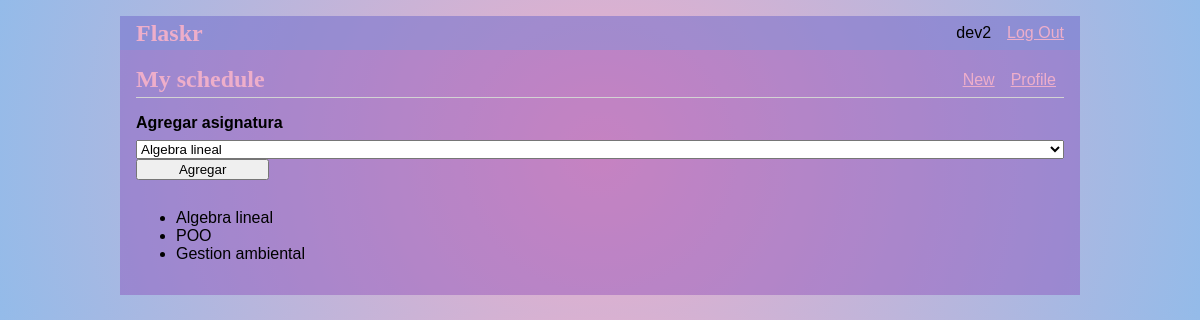
Page /schedule (signed in) on the committed database.
### tables this page shows
CREATE TABLE user (
  id INTEGER PRIMARY KEY,
  idtype INTEGER,
  username TEXT UNIQUE NOT NULL,
  password TEXT NOT NULL,
  rol_id INTEGER NOT NULL,
  FOREIGN KEY (rol_id) REFERENCES rol (id),
  FOREIGN KEY (idtype) REFERENCES id_type (id)
);

CREATE TABLE subject_ (
  id INTEGER PRIMARY KEY AUTOINCREMENT,
  name_s TEXT NOT NULL,
  professor_id INTEGER,
  room INTEGER,
  date_s WEEKDAY,
  time_s TIME,
  FOREIGN KEY (professor_id) REFERENCES user (id),
  FOREIGN KEY (room) REFERENCES room (id)
);

### flaskr/userspace.py (the view, shortened to what this page needs)
@bp.route('/schedule', methods=('GET', 'POST'))
@login_required
def schedule():
    db = get_db()
    subjects = db.execute(
        'SELECT id, name_s, professor_id FROM subject_'
    ).fetchall()
    user = g.user['id']
    print( user)
    schedules = db.execute(
        'SELECT s.name_s FROM subject_ s, schedule sch WHERE s.id = sch.id_subj AND sch.id_user = ?',
        (user,)
    ).fetchall()
    return render_template('userspace/schedule.html', subjects=subjects, schedules=schedules)

### flaskr/auth.py (called while the page is built)
@bp.before_app_request
def load_logged_in_user():
    user_id = session.get('user_id')
    if user_id is None:
        g.user = None
    else:
        g.user = get_db().execute(
            'SELECT * FROM user WHERE id = ?', (user_id,)
        ).fetchone()

def login_required(view):
    @functools.wraps(view)
    def wrapped_view(**kwargs):
        if g.user is None:
            return redirect(url_for('auth.login'))
        return view(**kwargs)
    return wrapped_view

### flaskr/db.py (called while the page is built)
def get_db():
    if 'db' not in g:
        g.db = sqlite3.connect(
            current_app.config['DATABASE'],
            detect_types=sqlite3.PARSE_DECLTYPES
        )
        g.db.row_factory = sqlite3.Row
    return g.db

### flaskr/templates/userspace/schedule.html
{% extends 'base.html' %}
{% block header %}
  <h1>{% block title %}My schedule{% endblock %}</h1>
  {% if g.user %}
    <a class="action" href="{{ url_for('blog.create') }}">New</a>
    <a class="action" href="{{ url_for('userspace.profile') }}">Profile</a>
  {% endif %}
{% endblock %}
{% block content %}
  <form method="post">
    <label for="Agregar asignatura">Agregar asignatura</label>
    <select name="subject" id="subject">
      {% for subject in subjects %}
          <option value="{{ subject['id'] }}">{{ subject['name_s'].capitalize() }}</option>
      {% endfor %}
  </select>
  <input type="submit" value="Agregar">
  </form>
  <ul>
    {% for sch in schedules %}
      <li>{{ sch['name_s']}}</li>
    {% endfor %}
  </ul>
{% endblock %}

### flaskr/templates/base.html (shortened to what this page needs)
<!doctype html>
<link rel="stylesheet" href="{{ url_for('static', filename='style.css') }}">
<nav>
  <h1><a class="action" href="{{ url_for('blog.index') }}" style="text-decoration: none;" >Flaskr</a></h1>
  <ul>
    {% if g.user %}
      <li><span>{{ g.user['username'] }}</span>
      <li><a href="{{ url_for('auth.logout') }}">Log Out</a>
    {% else %}
      <li><a href="{{ url_for('auth.register') }}">Register</a>
      <li><a href="{{ url_for('auth.login') }}">Log In</a>
    {% endif %}
  </ul>
</nav>
<section class="content">
  <header>
    {% block header %}{% endblock %}
  </header>
  {% block content %}{% endblock %}
</section>

### flaskr/static/style.css (style rules this page uses)
h1 { font-family: Cambria, serif; color: #eeaeca; margin: 1rem 0; }
a { color: #eeaeca; }
nav { background: #649cde4a; display: flex; align-items: center; padding: 0 0.5rem; }
nav h1 { flex: auto; margin: 0; }
nav h1 a { text-decoration: none; padding: 0.25rem 0.5rem; }
nav ul { display: flex; list-style: none; margin: 0; padding: 0; }
nav ul li a, nav ul li span, header .action { display: block; padding: 0.5rem; }
.content { padding: 0 1rem 1rem; }
.content > header { border-bottom: 1px solid lightgray; display: flex; align-items: flex-end; }
.content > header h1 { flex: auto; margin: 1rem 0 0.25rem 0; }
.content:last-child { margin-bottom: 0; }
.content form { margin: 1em 0; display: flex; flex-direction: column; }
.content label { font-weight: bold; margin-bottom: 0.5em; }
.content input, .content textarea { margin-bottom: 1em; }
input[type=submit] { align-self: start; min-width: 10em; }

### rows in the picture
user: user.username "dev2"
subject_: name_s "Algebra lineal"
subject_: name_s "POO"
subject_: name_s "Gestion ambiental"

### other values in the picture
form field subject "Algebra lineal"
